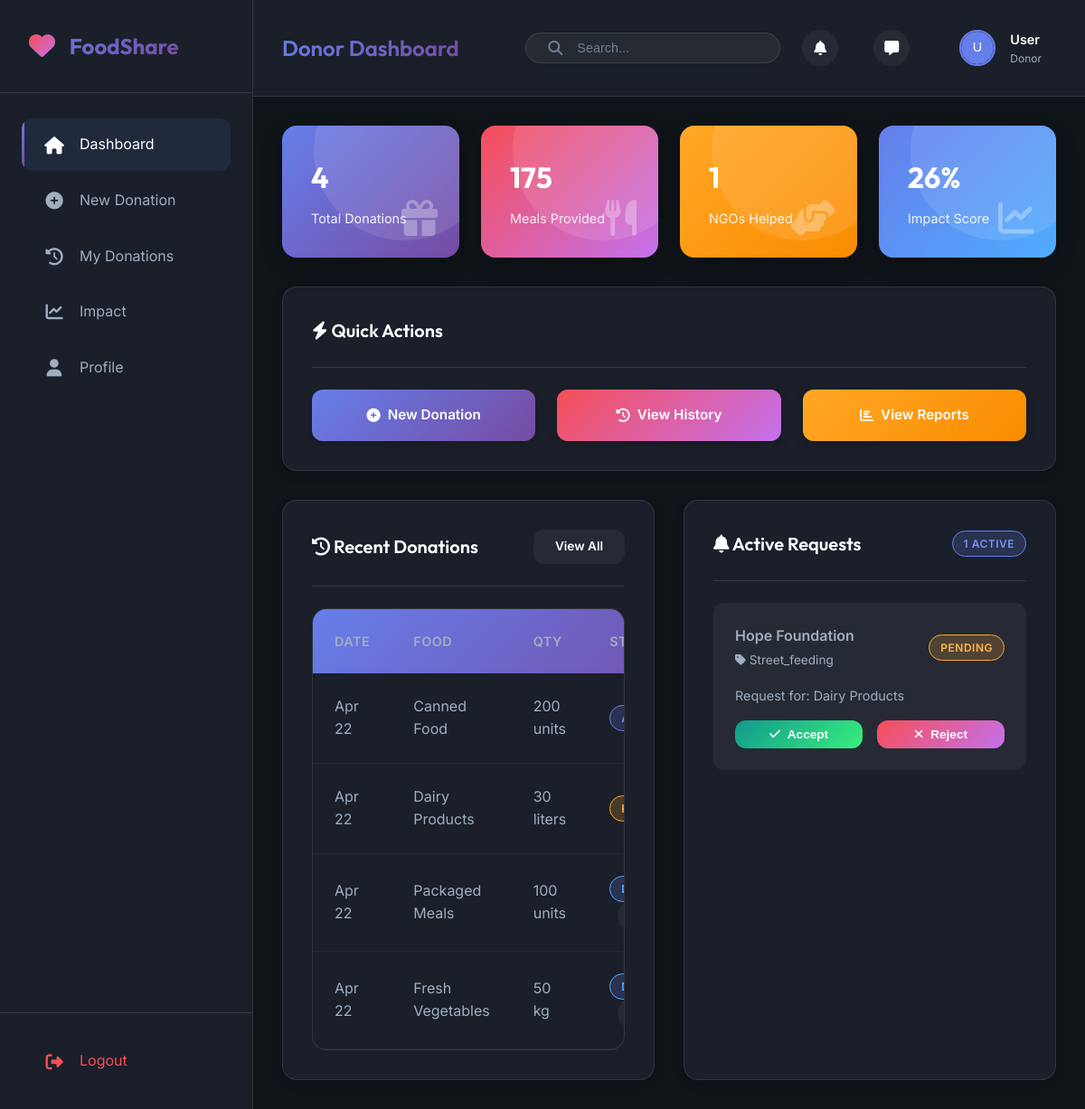
Screenshot of /views/donor/dashboard.php (signed in) with the database file from the repository.
### tables this page shows
CREATE TABLE IF NOT EXISTS donations (
    id INT AUTO_INCREMENT PRIMARY KEY,
    donor_id INT NOT NULL,
    food_type ENUM('cooked', 'raw', 'packaged', 'dairy', 'fruits_vegetables', 'other') NOT NULL,
    food_name VARCHAR(255) NOT NULL,
    quantity VARCHAR(100) NOT NULL,
    unit ENUM('kg', 'liters', 'units', 'plates', 'boxes') NOT NULL,
    expiry_time DATETIME NOT NULL,
    description TEXT,
    images TEXT,  
    pickup_address TEXT NOT NULL,
    pickup_city VARCHAR(100),
    pickup_latitude DECIMAL(10, 8),
    pickup_longitude DECIMAL(11, 8),
    status ENUM('available', 'requested', 'confirmed', 'picked_up', 'delivered', 'cancelled', 'expired') DEFAULT 'available',
    assigned_ngo_id INT,
    assigned_volunteer_id INT,
    people_served INT DEFAULT 0,
    created_at TIMESTAMP DEFAULT CURRENT_TIMESTAMP,
    updated_at TIMESTAMP DEFAULT CURRENT_TIMESTAMP ON UPDATE CURRENT_TIMESTAMP,
    FOREIGN KEY (donor_id) REFERENCES users(id) ON DELETE CASCADE,
    FOREIGN KEY (assigned_ngo_id) REFERENCES users(id) ON DELETE SET NULL,
    FOREIGN KEY (assigned_volunteer_id) REFERENCES users(id) ON DELETE SET NULL,
    INDEX idx_donor_id (donor_id),
    INDEX idx_status (status),
    INDEX idx_food_type (food_type),
    INDEX idx_created_at (created_at)
);

CREATE TABLE IF NOT EXISTS users (
    id INT AUTO_INCREMENT PRIMARY KEY,
    user_type ENUM('donor', 'ngo', 'volunteer', 'admin') NOT NULL,
    email VARCHAR(255) UNIQUE NOT NULL,
    password VARCHAR(255) NOT NULL,
    full_name VARCHAR(255) NOT NULL,
    phone VARCHAR(20),
    address TEXT,
    city VARCHAR(100),
    state VARCHAR(100),
    pincode VARCHAR(10),
    latitude DECIMAL(10, 8),
    longitude DECIMAL(11, 8),
    profile_image VARCHAR(255),
    is_verified BOOLEAN DEFAULT FALSE,
    is_active BOOLEAN DEFAULT TRUE,
    created_at TIMESTAMP DEFAULT CURRENT_TIMESTAMP,
    updated_at TIMESTAMP DEFAULT CURRENT_TIMESTAMP ON UPDATE CURRENT_TIMESTAMP,
    INDEX idx_user_type (user_type),
    INDEX idx_email (email),
    INDEX idx_city (city)
);

CREATE TABLE IF NOT EXISTS ngo_details (
    id INT AUTO_INCREMENT PRIMARY KEY,
    user_id INT NOT NULL,
    ngo_name VARCHAR(255) NOT NULL,
    registration_number VARCHAR(100) UNIQUE NOT NULL,
    ngo_type ENUM('orphanage', 'old_age_home', 'street_feeding', 'disaster_relief', 'other') NOT NULL,
    website VARCHAR(255),
    capacity INT DEFAULT 0,
    total_requests INT DEFAULT 0,
    total_received INT DEFAULT 0,
    rating DECIMAL(3, 2) DEFAULT 0.00,
    verified_by_admin BOOLEAN DEFAULT FALSE,
    created_at TIMESTAMP DEFAULT CURRENT_TIMESTAMP,
    FOREIGN KEY (user_id) REFERENCES users(id) ON DELETE CASCADE,
    INDEX idx_user_id (user_id)
);

### views/donor/dashboard.php (the view, shortened to what the rows shown need)
<?php
require_once '../../controllers/DonorController.php';
$controller = new DonorController();
$data = $controller->getDashboardData();
$recentDonations = $data['recent_donations'];
$activeRequests = $data['active_requests'];
?>
<div class="card mb-lg">
    <div class="card-header">
        <h2 class="card-title">
            <i class="fas fa-bolt"></i> Quick Actions
        </h2>
    </div>
</div>
<div class="grid grid-2 gap-lg">
    <div class="card">
        <div class="card-header">
            <h2 class="card-title">
                <i class="fas fa-history"></i> Recent Donations
            </h2>
        </div>
        <div class="card-body">
            <div class="table-wrapper">
                <table class="table">
                    <thead>
                        <tr>
                            <th>Date</th>
                            <th>Food</th>
                            <th>Qty</th>
                            <th>Status</th>
                        </tr>
                    </thead>
                    <tbody>
                        <?php if(empty($recentDonations)): ?>
                            <tr>
                                <td colspan="4" class="text-center" style="padding: 2rem;">
                                    <i class="fas fa-box-open" style="font-size: 2rem; color: var(--text-muted); margin-bottom: 1rem;"></i>
                                    <p>No donations yet. Make your first one!</p>
                                </td>
                            </tr>
                        <?php else: ?>
                            <?php foreach($recentDonations as $donation): ?>
                                <tr>
                                    <td><?php echo date('M d', strtotime($donation->created_at)); ?></td>
                                    <td><?php echo $donation->food_name; ?></td>
                                    <td><?php echo $donation->quantity . ' ' . $donation->unit; ?></td>
                                    <td>
                                        <?php
                                            $badgeClass = 'badge-info';
                                            if($donation->status == 'delivered') $badgeClass = 'badge-success';
                                            if($donation->status == 'available') $badgeClass = 'badge-primary';
                                            if($donation->status == 'requested') $badgeClass = 'badge-warning';
                                        ?>
                                        <span class="badge <?php echo $badgeClass; ?>"><?php echo ucfirst($donation->status); ?></span>
                                        <?php if(in_array($donation->status, ['confirmed', 'picked_up', 'delivered'])): ?>
                                            <div style="display: inline-flex; gap: 5px; margin-left: 10px;">
                                                <button class="btn btn-sm btn-ghost" onclick="chatSystem.openChat(<?php echo $donation->id; ?>)" title="Chat">
                                                </button>
                                            </div>
                                        <?php endif; ?>
                                    </td>
                                </tr>
                            <?php endforeach; ?>
                        <?php endif; ?>
                    </tbody>
                </table>
            </div>
        </div>
    </div>
    <div class="card">
        <div class="card-header">
            <h2 class="card-title">
                <i class="fas fa-bell"></i> Active Requests
            </h2>
        </div>
        <div class="card-body">
            <div class="request-list">
                <?php if(empty($activeRequests)): ?>
                    <div class="text-center" style="padding: 2rem;">
                        <i class="fas fa-check-circle" style="font-size: 2rem; color: var(--text-muted); margin-bottom: 1rem;"></i>
                        <p>No active requests at the moment.</p>
                    </div>
                <?php else: ?>
                    <?php foreach($activeRequests as $request): ?>
                        <div class="request-item" style="background: var(--surface); padding: var(--spacing-md); border-radius: var(--radius-md); margin-bottom: var(--spacing-sm);">
                            <div class="flex-between mb-sm">
                                <div>
                                    <h4 style="margin-bottom: 0.25rem; font-weight: 600;"><?php echo $request->ngo_name ?? 'NGO Request'; ?></h4>
                                    <p style="color: var(--text-secondary); font-size: 0.85rem; margin: 0;">
                                        <i class="fas fa-tag"></i> <?php echo ucfirst($request->ngo_type ?? 'Organization'); ?>
                                    </p>
                                </div>
                                <span class="badge badge-warning">Pending</span>
                            </div>
                            <p style="color: var(--text-secondary); font-size: 0.9rem; margin-bottom: var(--spacing-sm);">
                                Request for: <?php echo $request->food_name; ?>
                            </p>
                            <div class="flex gap-sm">
                                <form method="POST" action="<?php echo $_SERVER['PHP_SELF']; ?>" style="display: inline; flex: 1;">
                                    <button type="submit" name="accept_request" class="btn btn-sm" style="width: 100%; background: linear-gradient(135deg, #11998e 0%, #38ef7d 100%); color: white; justify-content: center;">
                                        <i class="fas fa-check"></i> Accept
                                    </button>
                                </form>
                                <form method="POST" action="<?php echo $_SERVER['PHP_SELF']; ?>" style="display: inline; flex: 1;" onsubmit="return confirm('Are you sure you want to reject this request?');">
                                    <button type="submit" name="reject_request" class="btn btn-sm" style="width: 100%; background: linear-gradient(135deg, #f64f59 0%, #c471ed 100%); color: white; justify-content: center;">
                                        <i class="fas fa-times"></i> Reject
                                    </button>
                                </form>
                            </div>
                        </div>
                    <?php endforeach; ?>
                <?php endif; ?>
            </div>
        </div>
    </div>
</div>
<?php
include '../../partials/layout.php';
?>

### rows the page displays
donations: created_at "Apr 22", food_name "Canned Food", quantity "200", unit "units"
donations: created_at "Apr 22", food_name "Dairy Products", quantity "30", unit "liters", assigned_ngo.full_name "Hope Foundation", ngo_details.ngo_type "Street_feeding"
donations: created_at "Apr 22", food_name "Packaged Meals", quantity "100", unit "units"
donations: created_at "Apr 22", food_name "Fresh Vegetables", quantity "50", unit "kg"

### other values shown
$item['label'] "Dashboard"
$item['label'] "New Donation"
$item['label'] "My Donations"
$item['label'] "Impact"
$item['label'] "Profile"
$pageHeading "Donor Dashboard"
$_SESSION['full_name'] "User"
$_SESSION['role'] "Donor"
$stats['total_donations'] "4"
$stats['meals_provided'] "175"
$stats['ngos_helped'] "1"
$stats['impact_score'] "26"
count($activeRequests) "1"
